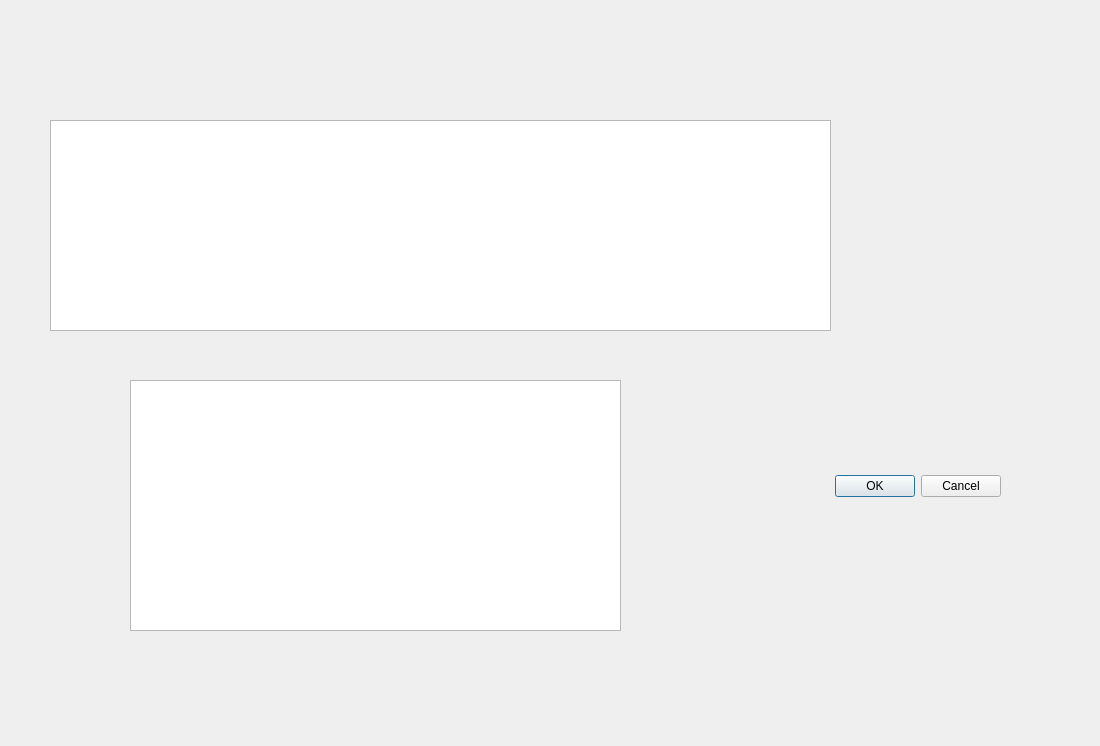
<?xml version="1.0" encoding="UTF-8"?>
<ui version="4.0">
 <class>Dialog</class>
 <widget class="QDialog" name="Dialog">
  <property name="geometry">
   <rect>
    <x>0</x>
    <y>0</y>
    <width>1100</width>
    <height>746</height>
   </rect>
  </property>
  <property name="windowTitle">
   <string>Dialog</string>
  </property>
  <widget class="QDialogButtonBox" name="buttonBox">
   <property name="geometry">
    <rect>
     <x>660</x>
     <y>470</y>
     <width>341</width>
     <height>32</height>
    </rect>
   </property>
   <property name="orientation">
    <enum>Qt::Horizontal</enum>
   </property>
   <property name="standardButtons">
    <set>QDialogButtonBox::Cancel|QDialogButtonBox::Ok</set>
   </property>
  </widget>
  <widget class="QListView" name="listView">
   <property name="geometry">
    <rect>
     <x>50</x>
     <y>120</y>
     <width>781</width>
     <height>211</height>
    </rect>
   </property>
  </widget>
  <widget class="QListWidget" name="listWidget">
   <property name="geometry">
    <rect>
     <x>130</x>
     <y>380</y>
     <width>491</width>
     <height>251</height>
    </rect>
   </property>
  </widget>
 </widget>
 <resources/>
 <connections>
  <connection>
   <sender>buttonBox</sender>
   <signal>accepted()</signal>
   <receiver>Dialog</receiver>
   <slot>accept()</slot>
   <hints>
    <hint type="sourcelabel">
     <x>248</x>
     <y>254</y>
    </hint>
    <hint type="destinationlabel">
     <x>157</x>
     <y>274</y>
    </hint>
   </hints>
  </connection>
  <connection>
   <sender>buttonBox</sender>
   <signal>rejected()</signal>
   <receiver>Dialog</receiver>
   <slot>reject()</slot>
   <hints>
    <hint type="sourcelabel">
     <x>316</x>
     <y>260</y>
    </hint>
    <hint type="destinationlabel">
     <x>286</x>
     <y>274</y>
    </hint>
   </hints>
  </connection>
 </connections>
</ui>
